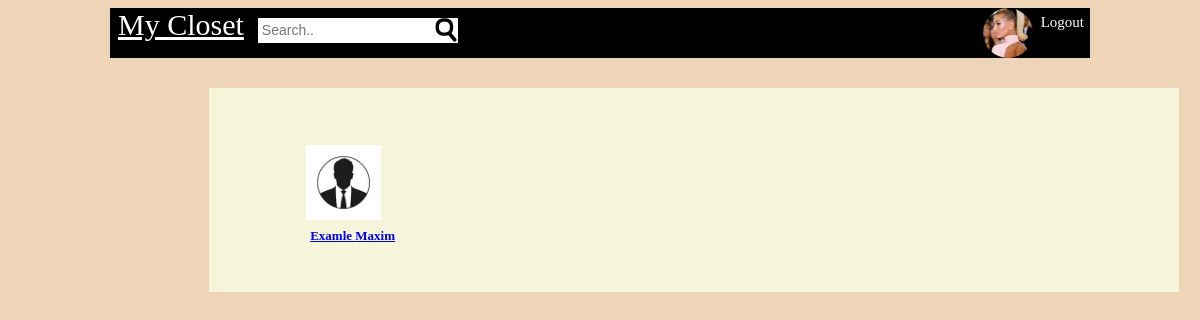
/search.php?find=Examle (signed in), run on the app's committed database.
### tables this page shows
CREATE TABLE `users` (
  `Id` bigint(19) NOT NULL,
  `userid` bigint(19) NOT NULL,
  `first_name` varchar(50) NOT NULL,
  `last_name` varchar(50) NOT NULL,
  `gender` varchar(6) NOT NULL,
  `email` varchar(100) NOT NULL,
  `password` varchar(100) NOT NULL,
  `url_adress` varchar(100) NOT NULL,
  `date` timestamp NOT NULL DEFAULT current_timestamp() ON UPDATE current_timestamp(),
  `profile_image` varchar(1000) NOT NULL,
  `cover_image` varchar(1000) NOT NULL,
  `likes` int(11) NOT NULL
);

### classes/conect.php (called while the page is built, shortened)
<?php
class Database
{
	private $host = "localhost";
	private $username = "root";
	private $password = "" ;
	private $db = "open_it_db";
	function connect()
	{
		$connection = mysqli_connect($this->host,$this->username,$this->password,$this->db);
		return $connection;
	}
	function read($query)
	{
		$conn = $this->connect();
		$res = mysqli_query($conn,$query);
		if($res == false)
		{
			return false;
		}else
		{
			$data = false;
			while($row = mysqli_fetch_array($res))
			{
				$data[] = $row;
			}
			return $data;
		}
	}
}
?>

### classes/login.php (called while the page is built, shortened)
<?php
class Login
{
	public function check_login($id)
	{
	    if(is_numeric($id))
		{
			$query = "select * from users where userid = '$id' limit 1";
			$DB = new Database();
			$res = $DB->read($query);
			if($res)
			{
				$user_data = $res[0];
				return $user_data;
			}else
			{
				header("Location: log_in.php");
				die;
			}
		}else
		{
			header("Location: log_in.php");
			die;
		}
	}
}

### classes/image.php (called while the page is built, shortened)
<?php
	class Image
	{
		public function get_thumb_profile($file_name)
		{
			$thumbnail = $file_name . "_profile_thumb.jpg";
			if(file_exists($thumbnail))
			{
				return $thumbnail;
			}
		}
	}
?>

### classes/user.php (called while the page is built, shortened)
<?php
class User
{
	public function get_user($id)
	{
		$query = "select * from users where userid = '$id' limit 1 ";
		$DB = new Database();
		$res = $DB->read($query);
		if($res)
		{
			return $res[0];
		}else
		{
			return false;
		}
	}
}

### user.php (the view, shortened to what this page needs)
<div id="likes" style="display: inline-block;">
	<?php
		if($ROW_friends){
			$image = "Img/male.jfif";
		}
	?>
	<a href="profile.php?id=<?php echo $ROW_friends['userid']; ?>">
	<img id="like_img"src="<?php echo $image ?>"><br>
		<?php echo  $ROW_friends['first_name'] . " " . $ROW_friends['last_name'] ?>
	</a>
</div>

### search.php (shortened to what this page needs)
<?php
	include("classes/autoload.php");
	$login = new Login();
	$user_data = $login->check_login($_SESSION['openit_userid']);
	if(isset($_GET['find']))
	{
		$find = addslashes($_GET['find']);
		$sql = "select * from users where first_name like '%$find%' || last_name like '%$find%' limit 30";
		$DB = new Database();
		$results = $DB->read($sql);
	}
	$USER = $user_data;
?>
<html>
	<head>
		<link href="css/style.css" rel="stylesheet" >
	</head>
	<body class="index_class">
		<?php include("header.php") ?>
		<div id="cover_area">
			<div id="posts_area" >
				<div id="postbox">
				<?php
					$User = new User();
					if(is_array($results))
					{
						foreach($results as $row)
						{
							$ROW_friends = $User->get_user($row['userid']);
							include("user.php");
						}
					}else
					{
						echo "No results were found";
					}
				?>
				<br style="clear:both">
				</div>
			</div>
		</div>
	</body>
</html>

### header.php
<?php
	$corner_image = "Img/male.jfif";
	if(isset($USER))
	{
		if(file_exists($USER['profile_image']))
		{
			$img_class = new Image();
			$corner_image = $img_class->get_thumb_profile($USER['profile_image']);
		}else
		{
			if($USER['gender'] == "Female")
			{
				$corner_image = "Img/female.jfif";
			}
		}
	}
?>
<div id="bar">
	<form method="get" action="search.php">
		<a id="mycloset_tit" href="index.php"> My Closet</a>
			<input type="text" id="search_box" name='find' placeholder="Search..">
		<a href="logout.php">
			<span id="click_logout">Logout</span>
		</a>
		<a href="profile.php">
			<img src="<?php echo $corner_image ?>" id="pic_inbar">
		</a>
	</form>
</div>

### css/style.css (style rules this page uses)
body { background-color:#EED5B7; font-family:tahoma; }
body > div { max-width:980px; }
.index_class > div { margin-left:17%; }
#bar { font-family:tahoma; height: 50px; background-color:black; color: white; margin:auto; }
#search_box { padding: 4px; width:200px; height:25px; border:none; font-size:14px; background-image:url(Img/search_logo.png); background-repeat:no-repeat; background-position:right; }
#like_img { width:75px; float:left; margin:8px; margin-left:-5%; }
#likes { clear:both; font-family:tahoma; font-size:13px; font-weight:bold; margin-left: 6%; }
#posts_area { min-height:400px; flex-basis:69%; padding:20px; padding-right:1%; padding-left: 0; }
#postbox { margin-top:10px; padding:5%; width:90%; background-color:#F5F5DC; }
#pic_inbar { width:50px; float:right; margin-right:8px; height:50px; border-radius:50%; }
#click_logout { font-size:15px; float:right; margin:6px; color:white; margin-left:0px; }
#mycloset_tit { margin:10px; color:white; margin-left: 8px; font-size:30px; }

### data on the page
users: profile_image (picture)
users: first_name "Examle", last_name "Maxim"
